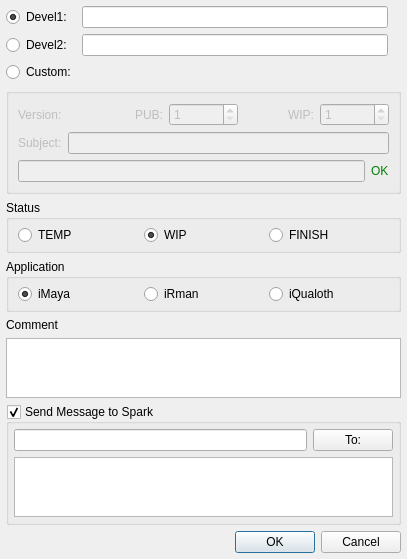
<?xml version="1.0" encoding="UTF-8"?>
<ui version="4.0">
 <class>Dialog</class>
 <widget class="QDialog" name="Dialog">
  <property name="geometry">
   <rect>
    <x>0</x>
    <y>0</y>
    <width>407</width>
    <height>527</height>
   </rect>
  </property>
  <property name="sizePolicy">
   <sizepolicy hsizetype="Preferred" vsizetype="Preferred">
    <horstretch>0</horstretch>
    <verstretch>0</verstretch>
   </sizepolicy>
  </property>
  <property name="windowTitle">
   <string>Dialog</string>
  </property>
  <layout class="QVBoxLayout">
   <property name="spacing">
    <number>6</number>
   </property>
   <property name="margin">
    <number>6</number>
   </property>
   <item>
    <layout class="QGridLayout">
     <property name="margin">
      <number>0</number>
     </property>
     <property name="spacing">
      <number>6</number>
     </property>
     <item row="0" column="0">
      <widget class="QRadioButton" name="Currently_radioButton">
       <property name="text">
        <string>Devel1:</string>
       </property>
       <property name="checked">
        <bool>true</bool>
       </property>
      </widget>
     </item>
     <item row="0" column="1">
      <widget class="QLineEdit" name="Currently_lineEdit">
       <property name="readOnly">
        <bool>true</bool>
       </property>
      </widget>
     </item>
     <item row="1" column="0">
      <widget class="QRadioButton" name="Latest_radioButton">
       <property name="text">
        <string>Devel2:</string>
       </property>
      </widget>
     </item>
     <item row="1" column="1">
      <widget class="QLineEdit" name="Latest_lineEdit">
       <property name="readOnly">
        <bool>true</bool>
       </property>
      </widget>
     </item>
     <item row="0" column="2">
      <widget class="QLabel" name="Devel1_label">
       <property name="text">
        <string/>
       </property>
      </widget>
     </item>
     <item row="1" column="2">
      <widget class="QLabel" name="Devel2_label">
       <property name="text">
        <string/>
       </property>
      </widget>
     </item>
     <item row="2" column="0">
      <widget class="QRadioButton" name="Custom_radioButton">
       <property name="text">
        <string>Custom:</string>
       </property>
      </widget>
     </item>
    </layout>
   </item>
   <item>
    <widget class="QGroupBox" name="groupBox">
     <property name="enabled">
      <bool>false</bool>
     </property>
     <property name="title">
      <string/>
     </property>
     <layout class="QGridLayout">
      <property name="margin">
       <number>9</number>
      </property>
      <property name="spacing">
       <number>6</number>
      </property>
      <item row="0" column="0">
       <layout class="QHBoxLayout">
        <property name="spacing">
         <number>6</number>
        </property>
        <property name="margin">
         <number>0</number>
        </property>
        <item>
         <widget class="QLabel" name="label">
          <property name="text">
           <string>Version:</string>
          </property>
         </widget>
        </item>
        <item>
         <widget class="QLabel" name="label_2">
          <property name="text">
           <string>PUB:</string>
          </property>
          <property name="alignment">
           <set>Qt::AlignRight|Qt::AlignTrailing|Qt::AlignVCenter</set>
          </property>
         </widget>
        </item>
        <item>
         <widget class="QSpinBox" name="Pub_spinBox">
          <property name="minimum">
           <number>1</number>
          </property>
         </widget>
        </item>
        <item>
         <widget class="QLabel" name="label_3">
          <property name="text">
           <string>WIP:</string>
          </property>
          <property name="alignment">
           <set>Qt::AlignRight|Qt::AlignTrailing|Qt::AlignVCenter</set>
          </property>
         </widget>
        </item>
        <item>
         <widget class="QSpinBox" name="Wip_spinBox">
          <property name="minimum">
           <number>1</number>
          </property>
         </widget>
        </item>
       </layout>
      </item>
      <item row="1" column="0">
       <layout class="QHBoxLayout">
        <property name="spacing">
         <number>6</number>
        </property>
        <property name="margin">
         <number>0</number>
        </property>
        <item>
         <widget class="QLabel" name="label_4">
          <property name="text">
           <string>Subject:</string>
          </property>
         </widget>
        </item>
        <item>
         <widget class="QLineEdit" name="Subject_lineEdit"/>
        </item>
       </layout>
      </item>
      <item row="2" column="0">
       <layout class="QHBoxLayout">
        <property name="spacing">
         <number>6</number>
        </property>
        <property name="margin">
         <number>0</number>
        </property>
        <item>
         <widget class="QLineEdit" name="Custom_lineEdit">
          <property name="readOnly">
           <bool>true</bool>
          </property>
         </widget>
        </item>
        <item>
         <widget class="QLabel" name="Valid_lineEdit">
          <property name="styleSheet">
           <string>color: green</string>
          </property>
          <property name="text">
           <string>OK</string>
          </property>
         </widget>
        </item>
       </layout>
      </item>
     </layout>
    </widget>
   </item>
   <item>
    <widget class="QGroupBox" name="groupBox_2">
     <property name="title">
      <string>Status</string>
     </property>
     <layout class="QGridLayout">
      <property name="leftMargin">
       <number>9</number>
      </property>
      <property name="topMargin">
       <number>5</number>
      </property>
      <property name="rightMargin">
       <number>9</number>
      </property>
      <property name="bottomMargin">
       <number>5</number>
      </property>
      <property name="spacing">
       <number>6</number>
      </property>
      <item row="0" column="0">
       <layout class="QHBoxLayout">
        <property name="spacing">
         <number>6</number>
        </property>
        <property name="margin">
         <number>0</number>
        </property>
        <item>
         <widget class="QRadioButton" name="Temp_radioButton">
          <property name="text">
           <string>TEMP</string>
          </property>
         </widget>
        </item>
        <item>
         <widget class="QRadioButton" name="Wip_radioButton">
          <property name="text">
           <string>WIP</string>
          </property>
          <property name="checked">
           <bool>true</bool>
          </property>
         </widget>
        </item>
        <item>
         <widget class="QRadioButton" name="Finish_radioButton">
          <property name="text">
           <string>FINISH</string>
          </property>
         </widget>
        </item>
       </layout>
      </item>
     </layout>
    </widget>
   </item>
   <item>
    <widget class="QGroupBox" name="groupBox_3">
     <property name="title">
      <string>Application</string>
     </property>
     <layout class="QGridLayout">
      <property name="leftMargin">
       <number>9</number>
      </property>
      <property name="topMargin">
       <number>5</number>
      </property>
      <property name="rightMargin">
       <number>9</number>
      </property>
      <property name="bottomMargin">
       <number>5</number>
      </property>
      <property name="spacing">
       <number>6</number>
      </property>
      <item row="0" column="0">
       <layout class="QHBoxLayout">
        <property name="spacing">
         <number>6</number>
        </property>
        <property name="margin">
         <number>0</number>
        </property>
        <item>
         <widget class="QRadioButton" name="Maya_radioButton">
          <property name="text">
           <string>iMaya</string>
          </property>
          <property name="checked">
           <bool>true</bool>
          </property>
         </widget>
        </item>
        <item>
         <widget class="QRadioButton" name="Rman_radioButton">
          <property name="text">
           <string>iRman</string>
          </property>
         </widget>
        </item>
        <item>
         <widget class="QRadioButton" name="Qualoth_radioButton">
          <property name="text">
           <string>iQualoth</string>
          </property>
         </widget>
        </item>
       </layout>
      </item>
     </layout>
    </widget>
   </item>
   <item>
    <widget class="QLabel" name="label_7">
     <property name="text">
      <string>Comment</string>
     </property>
    </widget>
   </item>
   <item>
    <widget class="QTextEdit" name="commentTextEdit">
     <property name="maximumSize">
      <size>
       <width>16777215</width>
       <height>60</height>
      </size>
     </property>
    </widget>
   </item>
   <item>
    <widget class="QGroupBox" name="sendMsg_gbox">
     <property name="title">
      <string>Send Message to Spark</string>
     </property>
     <property name="flat">
      <bool>false</bool>
     </property>
     <property name="checkable">
      <bool>true</bool>
     </property>
     <layout class="QGridLayout" name="gridLayout">
      <property name="margin">
       <number>5</number>
      </property>
      <item row="1" column="0">
       <widget class="QLineEdit" name="tojid_lineEdit"/>
      </item>
      <item row="1" column="1">
       <widget class="QPushButton" name="touser_btn">
        <property name="text">
         <string>To:</string>
        </property>
       </widget>
      </item>
      <item row="2" column="0" colspan="2">
       <widget class="QTextEdit" name="msg_textedit">
        <property name="maximumSize">
         <size>
          <width>16777215</width>
          <height>60</height>
         </size>
        </property>
       </widget>
      </item>
     </layout>
    </widget>
   </item>
   <item>
    <spacer>
     <property name="orientation">
      <enum>Qt::Vertical</enum>
     </property>
     <property name="sizeType">
      <enum>QSizePolicy::Preferred</enum>
     </property>
     <property name="sizeHint" stdset="0">
      <size>
       <width>3</width>
       <height>40</height>
      </size>
     </property>
    </spacer>
   </item>
   <item>
    <widget class="QDialogButtonBox" name="buttonBox">
     <property name="orientation">
      <enum>Qt::Horizontal</enum>
     </property>
     <property name="standardButtons">
      <set>QDialogButtonBox::Cancel|QDialogButtonBox::Ok</set>
     </property>
    </widget>
   </item>
  </layout>
 </widget>
 <resources/>
 <connections>
  <connection>
   <sender>buttonBox</sender>
   <signal>accepted()</signal>
   <receiver>Dialog</receiver>
   <slot>accept()</slot>
   <hints>
    <hint type="sourcelabel">
     <x>248</x>
     <y>254</y>
    </hint>
    <hint type="destinationlabel">
     <x>157</x>
     <y>274</y>
    </hint>
   </hints>
  </connection>
  <connection>
   <sender>buttonBox</sender>
   <signal>rejected()</signal>
   <receiver>Dialog</receiver>
   <slot>reject()</slot>
   <hints>
    <hint type="sourcelabel">
     <x>316</x>
     <y>260</y>
    </hint>
    <hint type="destinationlabel">
     <x>286</x>
     <y>274</y>
    </hint>
   </hints>
  </connection>
 </connections>
</ui>
